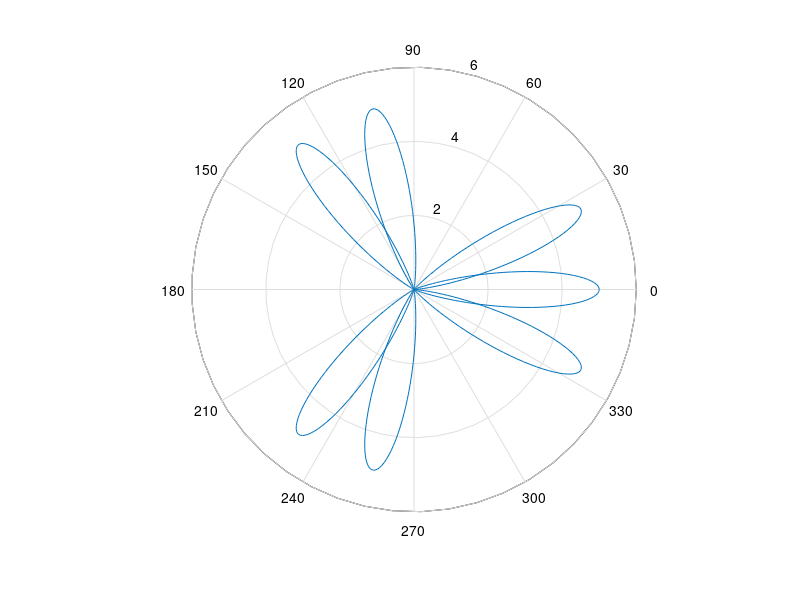

The MATLAB script that drew this image:
% An M=file script to produce
% "flower petal" plots
theta = -pi:0.01:pi;
rho(1,:)=2*sin(5*theta) .^2;
rho(2,:)=cos(10*theta) .^3;
rho(3,:)=sin(theta) .^2;
rho(4,:)=5*cos(3.5*theta) .^3;
for k =1:4
    polar(theta, rho(k,:))
    pause
end

